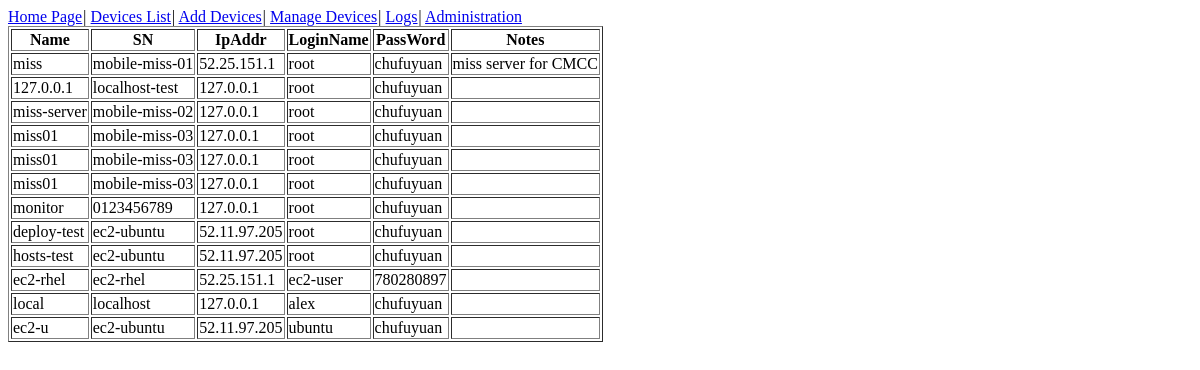
/controller/, run on an earlier commit of the app's database.
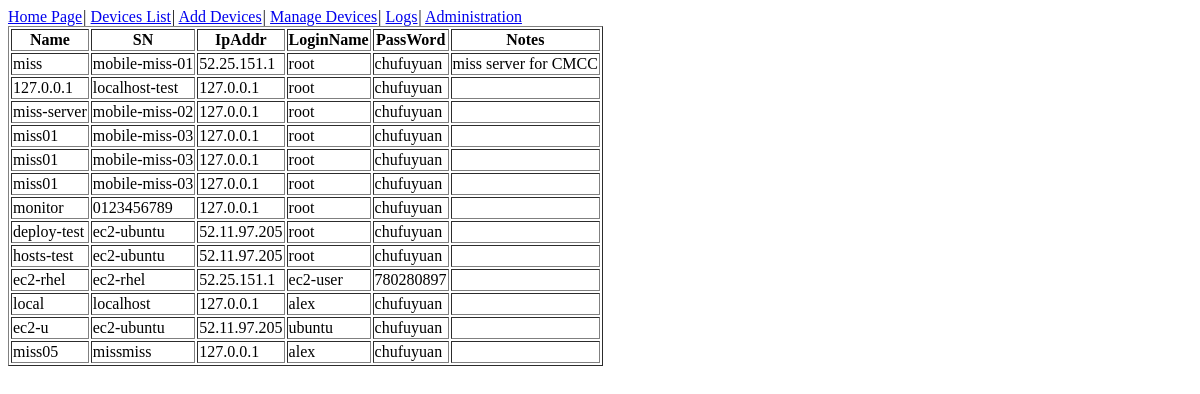
And on a later commit of the database.
### controller/models.py (models this page shows)
class Device(models.Model):
    id = models.IntegerField(primary_key=True, auto_created=True)
    name = models.CharField(max_length=20)
    sn = models.CharField(max_length=30)
    ipaddr = models.CharField(max_length=15)
    login = models.CharField(max_length=15, default='root')
    password = models.CharField(max_length=50)
    notes = models.CharField(max_length=5000, blank=True)

### controller/views.py (the view)
def list(request):
    device_list = Device.objects.all()
    return render_to_response('list.html', Context({'device_list': device_list, 'module': 'list'}))

### controller/templates/list.html (shortened to what this page needs)
{% extends "base.html" %}
{% block content%}
{%if module == 'list' %}
<table border='1'>
<th>Name</th>
<th>SN</th>
<th>IpAddr</th>
<th>LoginName</th>
<th>PassWord</th>
<th>Notes</th>
  {%for d in device_list %}
  <tr>
  <td>{{d.name}}</td>
  <td>{{d.sn}}</td>
  <td>{{d.ipaddr}}</td>
  <td>{{d.login}}</td>
  <td>{{d.password}}</td>
  <td>{{d.notes}}</td>
  </tr>
  {%endfor%}
</table>
{%endif%}
{% endblock %}

What changed in the data, as far as the page shows it:
added Device: name "miss05", sn "missmiss", ipaddr "127.0.0.1", login "alex", password "chufuyuan"
